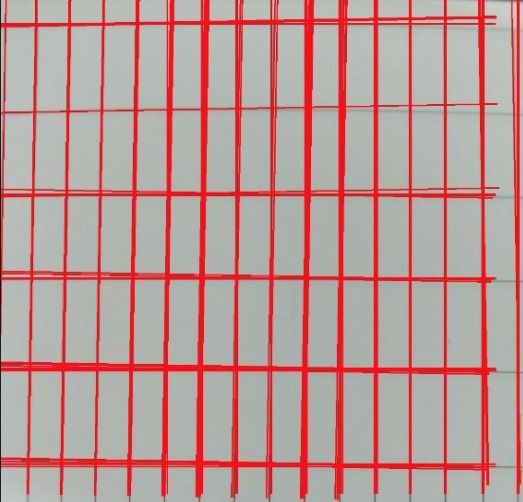
#> input picture test/line.jpeg, 523 x 502 px
$ python lec63.py
#> lines starting #> are read from the running program, lines starting #| are printed output that depends on the picture
import cv2
import numpy as np
img = cv2.imread('line.jpeg')
#> img is the input picture: shape (502, 523, 3); mean B, G, R 150.8, 153.4, 186.6
gray = cv2.cvtColor(img, cv2.COLOR_BGR2GRAY) # Convert the img to grayscale
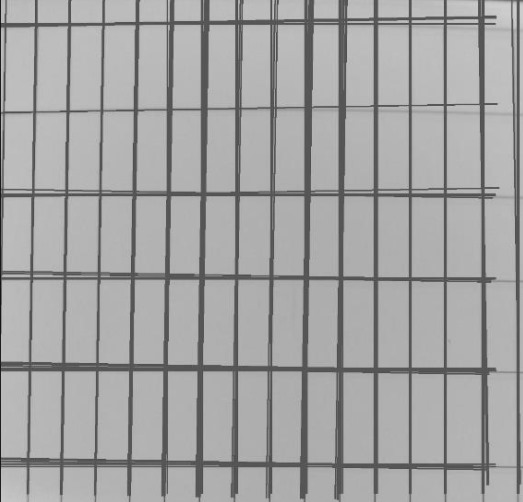
#> gray: shape (502, 523); min 16, max 207, mean 163
edges = cv2.Canny(gray, 50, 150, apertureSize=3)
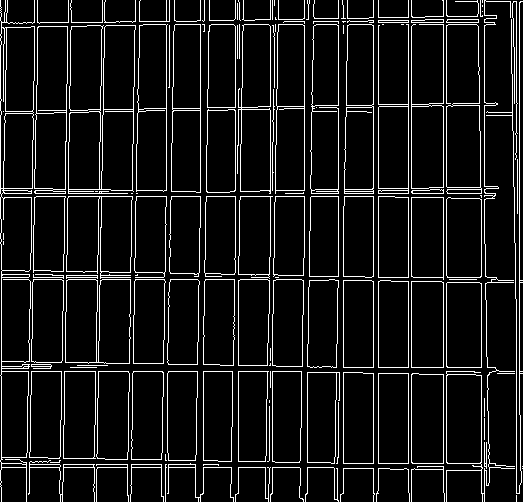
#> edges: shape (502, 523); 9% white in thin lines or dots
lines = cv2.HoughLines(edges, 1, np.pi/180, 200) # This returns an array of r and theta values
#> lines = 62 rows, first 8: [373, 0], [408, 0], [411, 0], [443, 0], [378, 0], [446, 0], [102, 0.0175], [71, 0.0175]
# The below for loop runs till r and theta values
# are in the range of the 2d array
for r_theta in lines:
    arr = np.array(r_theta[0], dtype=np.float64)
    r, theta = arr
    # Stores the value of cos(theta) in a
    a = np.cos(theta)
    # Stores the value of sin(theta) in b
    b = np.sin(theta)
    # x0 stores the value rcos(theta)
    x0 = a*r
    y0 = b*r
    # x1 stores the rounded off value of (rcos(theta)-1000sin(theta))
    x1 = int(x0 + 1000*(-b))
    # y1 stores the rounded off value of (rsin(theta)+1000cos(theta))
    y1 = int(y0 + 1000*(a))
    # x2 stores the rounded off value of (rcos(theta)+1000sin(theta))
    x2 = int(x0 - 1000*(-b))
    # y2 stores the rounded off value of (rsin(theta)-1000cos(theta))
    y2 = int(y0 - 1000*(a))
    # cv2.line draws a line in img from the point(x1,y1) to (x2,y2).
    # (0,0,255) denotes the colour of the line to be
    # drawn. In this case, it is red.
    cv2.line(img, (x1, y1), (x2, y2), (0, 0, 255), 2)
#> this loop made 62 passes
#> (r, theta, a, b, x0, y0, x1, y1) on passes 1 to 12: (373, 0, 1, 0, 373, 0, 373, 1000), (408, 0, 1, 0, 408, 0, 408, 1000), (411, 0, 1, 0, 411, 0, 411, 1000), (443, 0, 1, 0, 443, 0, 443, 1000), (378, 0, 1, 0, 378, 0, 378, 1000), (446, 0, 1, 0, 446, 0, 446, 1000), (102, 0.0175, 1, 0.0175, 102, 1.78, 84, 1001), (71, 0.0175, 1, 0.0175, 70.99, 1.24, 53, 1001), (519, 0, 1, 0, 519, 0, 519, 1000), (111, 1.55, 0.0175, 1, 1.94, 111, -997, 128), (68, 0.0175, 1, 0.0175, 67.99, 1.19, 50, 1001), (139, 0.0175, 1, 0.0175, 139, 2.43, 121, 1002)
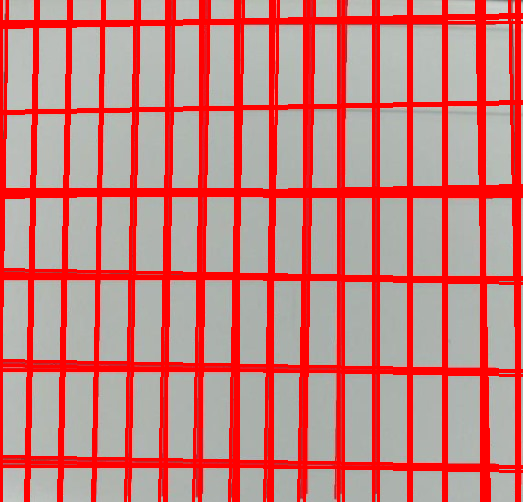
#> img: shape (502, 523, 3); mean B, G, R 123.7, 126.6, 200.8
# All the changes made in the input image are finally
# written on a new image houghlines.jpg
cv2.imwrite('linesDetected.jpeg', img)
